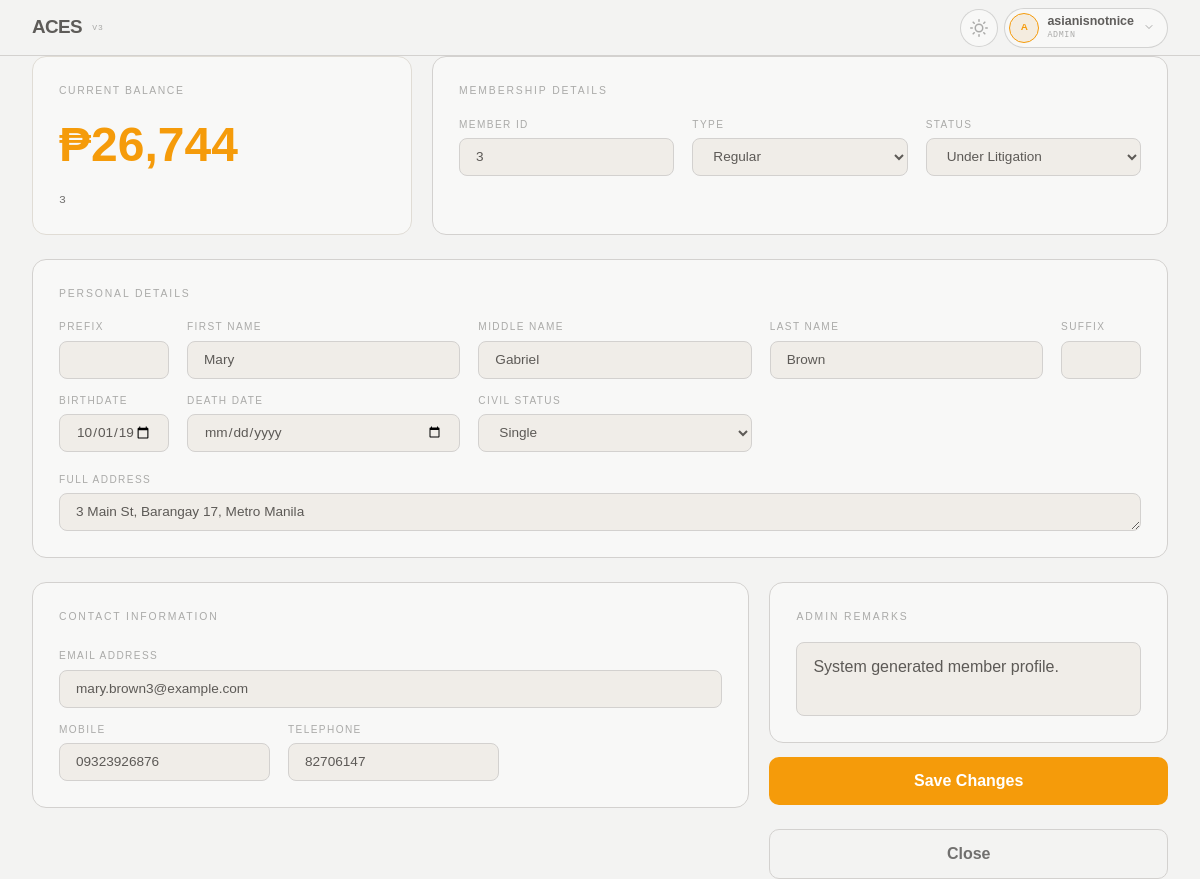
The page /index.php?page=member_view&member_id=3 (signed in) on the database its author committed.
### tables this page shows
CREATE TABLE `members` (
  `id` int(11) NOT NULL,
  `member_id` int(11) DEFAULT NULL,
  `membership_type` varchar(50) DEFAULT NULL,
  `username` varchar(50) DEFAULT NULL,
  `password` varchar(255) DEFAULT NULL,
  `first_name` varchar(100) DEFAULT NULL,
  `middle_name` varchar(100) DEFAULT NULL,
  `last_name` varchar(100) DEFAULT NULL,
  `email` varchar(150) DEFAULT NULL,
  `profile_picture` varchar(255) DEFAULT NULL,
  `prefix` varchar(20) DEFAULT NULL,
  `suffix` varchar(20) DEFAULT NULL,
  `birthdate` date DEFAULT NULL,
  `death_date` date DEFAULT NULL,
  `approval_date` datetime DEFAULT NULL,
  `balance` decimal(10,2) DEFAULT 0.00,
  `is_mgs` tinyint(1) DEFAULT 0,
  `remarks` text DEFAULT NULL,
  `role_id` int(11) DEFAULT NULL,
  `phone_number` varchar(20) DEFAULT NULL,
  `telephone_number` varchar(20) DEFAULT NULL,
  `civil_status` varchar(20) DEFAULT NULL,
  `address` text DEFAULT NULL,
  `status` enum('Active','Deceased','Delisted','On-Hold','Overdue','Under Litigation') NOT NULL DEFAULT 'Active'
);

### views/auth/admin/member_view.php (the view, shortened to what this page needs)
<?php
$db = (new DB())->connect();
$targetId = isset($_GET['member_id']) ? (int)$_GET['member_id'] : 0;
$stmt = $db->prepare("SELECT * FROM members WHERE id = ?");
$stmt->execute([$targetId]);
$m = $stmt->fetch(PDO::FETCH_ASSOC);
?>
<div class="pg-centered">
    <div class="mvw pg">
        <div class="mv-grid mv-grid--top">
            <div class="mv-card mv-card--balance">
                <div class="mv-bl">Current Balance</div>
                <div class="mv-balance">₱<?= number_format($m['balance'] ?? 0) ?></div>
                <div class="mv-id"><?= htmlspecialchars($m['member_id']) ?></div>
            </div>
            <div class="mv-card mv-card--membership">
                <div class="mv-ct">Membership Details</div>
                <div class="mv-form-grid">
                    <div class="mv-f">
                        <div class="mv-lbl">Member ID</div>
                        <input class="mv-input"
                            value="<?= htmlspecialchars($m['member_id']) ?>" readonly>
                    </div>
                    <div class="mv-f">
                        <div class="mv-lbl">Type</div>
                        <select class="mv-input">
                            <option><?= htmlspecialchars($m['membership_type']) ?></option>
                        </select>
                    </div>
                    <div class="mv-f">
                        <div class="mv-lbl">Status</div>
                        <select class="mv-input">
                            <option><?= htmlspecialchars($m['status']) ?></option>
                        </select>
                    </div>
                </div>
            </div>
        </div>
        <div class="mv-card mv-card--personal">
            <div class="mv-ct">Personal Details</div>
            <div class="mv-form-grid mv-form-grid--personal">
                <div class="mv-f">
                    <div class="mv-lbl">Prefix</div>
                    <input class="mv-input" value="<?= $m['prefix'] ?>">
                </div>
                <div class="mv-f">
                    <div class="mv-lbl">First Name</div>
                    <input class="mv-input" value="<?= $m['first_name'] ?>">
                </div>
                <div class="mv-f">
                    <div class="mv-lbl">Middle Name</div>
                    <input class="mv-input" value="<?= $m['middle_name'] ?>">
                </div>
                <div class="mv-f">
                    <div class="mv-lbl">Last Name</div>
                    <input class="mv-input" value="<?= $m['last_name'] ?>">
                </div>
                <div class="mv-f">
                    <div class="mv-lbl">Suffix</div>
                    <input class="mv-input" value="<?= $m['suffix'] ?>">
                </div>
                <div class="mv-f">
                    <div class="mv-lbl">Birthdate</div>
                    <input type="date" class="mv-input"
                        value="<?= $m['birthdate'] ?>">
                </div>
                <div class="mv-f">
                    <div class="mv-lbl">Death Date</div>
                    <input type="date" class="mv-input"
                        value="<?= $m['death_date'] ?>">
                </div>
                <div class="mv-f">
                    <div class="mv-lbl">Civil Status</div>
                    <select class="mv-input">
                        <option><?= $m['civil_status'] ?></option>
                    </select>
                </div>
                <div class="mv-f mv-f--full">
                    <div class="mv-lbl">Full Address</div>
                    <textarea class="mv-input"><?= $m['address'] ?></textarea>
                </div>
            </div>
        </div>
        <div class="mv-grid mv-grid--bottom">
            <div class="mv-card mv-card--contact">
                <div class="mv-ct">Contact Information</div>
                <div class="mv-form-grid">
                    <div class="mv-f mv-f--full">
                        <div class="mv-lbl">Email Address</div>
                        <input class="mv-input"
                            value="<?= $m['email'] ?>">
                    </div>
                    <div class="mv-f">
                        <div class="mv-lbl">Mobile</div>
                        <input class="mv-input"
                            value="<?= $m['phone_number'] ?>">
                    </div>
                    <div class="mv-f">
                        <div class="mv-lbl">Telephone</div>
                        <input class="mv-input"
                            value="<?= $m['telephone_number'] ?>">
                    </div>
                </div>
            </div>
            <div class="mv-right">
                <div class="mv-card mv-card--remarks">
                    <div class="mv-ct">Admin Remarks</div>
                    <textarea class="mv-remarks"><?= htmlspecialchars($m['remarks']) ?></textarea>
                </div>
                <div class="mv-btn-stack">
                    <button class="mv-btn mv-btn--save">Save Changes</button>
                    <button class="mv-btn mv-btn--close">Close</button>
                </div>
            </div>
        </div>
    </div>
</div>

### assets/css/variables.css (style rules this page uses)
:root { --bg: #f3f3f2; --surface: #f8f8f7; --raised: #f0ede8; --rim: #e0dcd5; --gold: #f59b0a; --gold-dim: rgba(217, 142, 22, 0.1); --text: #1c1a17b2; --t2: rgba(26, 25, 23, 0.6); --t3: rgba(26, 25, 23, 0.35); --border: rgba(211, 209, 207, 1.0); --border2: rgba(0, 0, 0, 0.15); --danger: #d93d3d; --ok: #27a858; --font-main: 'Poppins', sans-serif; --font-heading: 'Syne', sans-serif; --font-mono: 'IBM Plex Mono', monospace; --status-active: #166534; --status-deceased: #4b5563; --status-delisted: #991b1b; --status-hold: #1e40af; --status-overdue: #92400e; --status-litigation: #6b21a8; }

### assets/css/main.css (style rules this page uses)
html { transition: background-color 0.3s ease, color 0.3s ease; }
body { background-color: var(--bg); color: var(--text); }

### assets/css/member_view.css (style rules this page uses)
.mvw { display: flex; flex-direction: column; gap: 24px; padding: 0 32px; }
.mv-grid { display: grid; gap: 20px; }
.mv-grid--top { grid-template-columns: 380px 1fr; align-items: stretch; }
.mv-grid--bottom { display: grid; grid-template-columns: 1.35fr .75fr; gap: 20px; align-items: start; }
.mv-card { background: var(--surface); border: 1px solid var(--border); border-radius: 14px; padding: 26px; }
.mv-card--balance { border: 1px solid var(--rim); position: relative; }
.mv-bl { font-size: .65rem; letter-spacing: .15em; text-transform: uppercase; color: var(--t3); margin-bottom: 10px; }
.mv-balance { font-size: 3rem; font-weight: 700; color: var(--gold); font-family: var(--font-heading); }
.mv-id { font-size: .72rem; margin-top: 10px; color: var(--t2); font-family: var(--font-mono); }
.mv-ct { font-size: .65rem; letter-spacing: .18em; text-transform: uppercase; color: var(--t3); margin-bottom: 18px; }
.mv-form-grid { display: grid; grid-template-columns: repeat(3, 1fr); gap: 14px 18px; }
.mv-form-grid--personal { grid-template-columns: 110px 1fr 1fr 1fr 80px; gap: 14px 18px; }
.mv-f { display: flex; flex-direction: column; gap: 6px; }
.mv-f--full { grid-column: 1/-1; margin-top: 6px; }
.mv-lbl { font-size: .63rem; letter-spacing: .14em; text-transform: uppercase; color: var(--t3); }
.mv-input { box-sizing: border-box; background: var(--raised); border: 1px solid var(--border); border-radius: 8px; height: 38px; padding: 8px 16px; font-size: .85rem; color: var(--text); font-family: var(--font-main); outline: none; }
.mv-right { display: flex; flex-direction: column; gap: 14px; height: 100%; }
.mv-card--contact { display: flex; flex-direction: column; }
.mv-btn-stack { display: flex; flex-direction: column; gap: 12px; margin-top: auto; }
.mv-card--remarks { flex-grow: 1; display: flex; flex-direction: column; margin-bottom: 0; }
.mv-remarks { width: 100%; flex-grow: 1; padding: 12px 16px; background: var(--raised); border: 1px solid var(--border); border-radius: 8px; color: var(--text); font-family: var(--font-main); resize: none; outline: none; }
.mv-btn { width: 100%; padding: 12px; border-radius: 10px; font-weight: 600; cursor: pointer; border: none; font-family: var(--font-main); }
.mv-btn--save { background: var(--gold); color: #fff; margin-bottom: 12px; }
.mv-btn--close { background: transparent; border: 1px solid var(--border); color: var(--t2); }

### rows shown on the page
members: balance "26,744", member "3", membership_type "Regular", status "Under Litigation", first_name "Mary", middle_name "Gabriel", last_name "Brown", birthdate "10/01/1985", civil_status "Single", address "3 Main St, Barangay 17, Metro Manila", email "mary.brown3@example.com", phone_number "09323926876", telephone_number "82706147", remarks "System generated member profile."

### other values the page prints
$user['initials'] "A"
$user['name'] "asianisnotnice"
$user['role'] "ADMIN"
